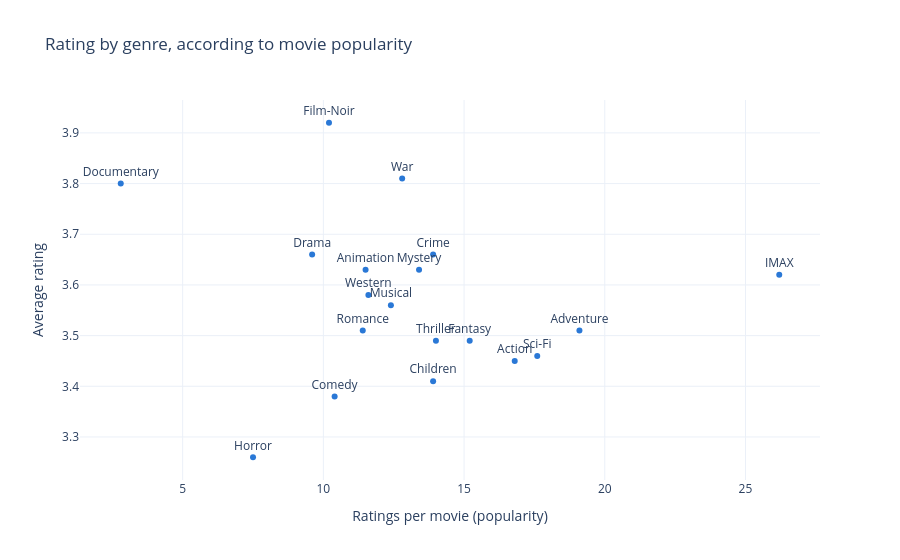

Write notebook code for a chart like this one.
### Markdown cell above
### 3b. Is it release decade or genre?

Two other things could create the pattern:

- **Genre.** If some genres are rated higher _and_ are also the most watched, genre alone would make popular movies
  look better.
- **Release decade.** Old movies still watched today are the classics. If they are rated higher _and_ are also the
  popular ones, the pattern would come from age.

For each genre we count movies and ratings, the ratings per movie (popularity), the average rating, the
average compared with each rater's own average (`user_stats` from 3a), and the share of high (≥ 4.5) and low (≤ 2)
ratings. A movie with several genres counts in each of them.

### Code cell
genre_stats = q("""
SELECT g.genre,
       COUNT(DISTINCT r.movieId) AS movies,
       COUNT(*) AS ratings,
       ROUND(COUNT(*) / COUNT(DISTINCT r.movieId), 1) AS ratings_per_movie,
       ROUND(AVG(r.rating), 2) AS avg_rating,
       ROUND(AVG(r.rating - u.avg_rating), 2) AS vs_user_avg,
       ROUND(100.0 * AVG(CASE WHEN r.rating >= 4.5 THEN 1 ELSE 0 END), 1) AS percentage_high,
       ROUND(100.0 * AVG(CASE WHEN r.rating <= 2 THEN 1 ELSE 0 END), 1) AS percentage_low
FROM ratings r
JOIN movies m ON m.movieId = r.movieId
JOIN user_stats u ON u.userId = r.userId,
     UNNEST(STRING_SPLIT(m.genres, '|')) AS g(genre)
WHERE g.genre <> '(no genres listed)'
GROUP BY g.genre
ORDER BY avg_rating DESC
""")

fig = px.scatter(
    genre_stats,
    x="ratings_per_movie",
    y="avg_rating",
    text="genre",
    labels={
        "ratings_per_movie": "Ratings per movie (popularity)",
        "avg_rating": "Average rating",
    },
    title="Rating by genre, according to movie popularity",
)
fig.update_traces(marker_color=PRIMARY, textposition="top center")
fig.show()

### Figure 1 — Plotly figure (JSON) as saved in the notebook; plotly's stock layout.template omitted (floating-point values rounded to 4 significant figures)
{"data": [{"hovertemplate": "Ratings per movie (popularity)=%{x}<br>Average rating=%{y}<br>genre=%{text}<extra></extra>", "legendgroup": "", "marker": {"color": "#2a78d6", "symbol": "circle"}, "mode": "markers+text", "name": "", "orientation": "v", "showlegend": false, "text": ["Film-Noir", "War", "Documentary", "Crime", "Drama", "Animation", "Mystery", "IMAX", "Western", "Musical", "Adventure", "Romance", "Fantasy", "Thriller", "Sci-Fi", "Action", "Children", "Comedy", "Horror"], "textposition": "top center", "type": "scatter", "x": [10.2, 12.8, 2.8, 13.9, 9.6, 11.5, 13.4, 26.2, 11.6, 12.4, 19.1, 11.4, 15.2, 14.0, 17.6, 16.8, 13.9, 10.4, 7.5], "xaxis": "x", "y": [3.92, 3.81, 3.8, 3.66, 3.66, 3.63, 3.63, 3.62, 3.58, 3.56, 3.51, 3.51, 3.49, 3.49, 3.46, 3.45, 3.41, 3.38, 3.26], "yaxis": "y"}], "layout": {"legend": {"tracegroupgap": 0}, "title": {"text": "Rating by genre, according to movie popularity"}, "xaxis": {"anchor": "y", "domain": [0.0, 1.0], "title": {"text": "Ratings per movie (popularity)"}}, "yaxis": {"anchor": "x", "domain": [0.0, 1.0], "title": {"text": "Average rating"}}}}
